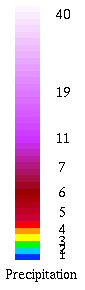

Write the Python code that produced this figure.
#!/usr/bin/env python

# Creates a legend out of a color file
#
# Requires PIL
#

import os, sys, inspect
import argparse

from PIL import Image, ImageDraw, ImageFont
import textwrap
import numpy as np
import tempfile
from array import array

class LEGEND:
	def __init__( self, colorFileName, outputFileName, title ):
		self.colorFileName 	= colorFileName
		self.outputFileName	= outputFileName
		self.title			= title
		self.min			=  999999
		self.max			= -999999
		
	def parseColorFile(self):
		self.data 	= np.genfromtxt(colorFileName, dtype=None)
		#print self.data
		self.count  = 0
		# find min and max of non transparent items
		for line in self.data:
			#print line[0]
			if line[4] != 0:
				if line[0] < self.min:
					self.min = line[0]
				if line[0] > self.max:
					self.max = line[0]
				self.count += 1
		print "find count %d min %d max %d" %(self.count, self.min, self.max)
				
	def generateColormap(self):
		rng 	= self.max - self.min
		step	= rng/255.0
		
		# generate image
		size 	= 85, 290 
		im 		= Image.new('RGB', size, "white")
		pix		= im.load()
		
		value 	= self.max
		
		xoffset = 15
		yoffset = 5
		
		for iy in np.arange(255):
			print iy, int(value)
			for ix in np.arange(25):
				#im.putpixel( (ix+xoffset,iy+yoffset), int(value))
				pix[ix+xoffset,iy+yoffset] = int(value)
			value -= step
			
		tf 		= tempfile.NamedTemporaryFile()
		tmpName = tf.name + ".tif"
		
		print "writing", tmpName
		im.save(tmpName)
		
		cmd = "gdaldem color-relief "+ tmpName + " " + self.colorFileName + " " + self.outputFileName
		print cmd
		os.system(cmd) 
		
		#os.remove(tmpName)
				
	def addNumbers(self):
		im				= Image.open(self.outputFileName)
		draw			= ImageDraw.Draw(im)
		text			= "" 
		rng 			= self.max - self.min
		step			= rng/255.0
		X				= 50
		Y				= 245
		#font_file   	= "./pilfonts/helvB08.pil"
		font_file   	= "./pilfonts/timR10.pil"
		font 			= ImageFont.load(font_file)
		fontsize		= 10
		#font			= 'arial'
		#font = ImageFont.truetype("media/text/fonts/" + font + ".ttf", fontsize, encoding="unic")
		
		print "rng %f step %f count %d"%(rng,step, self.count)
		
		# total height 	= 255
		# num labels 	= self.count
		dy = 255.0/self.count
		print "dy %f", dy
		for line in self.data:
			if line[4] != 0:
				value 	= line[0]
				height 	= value * step
				text	= "%4d" % value
				#print "y: %f %s" % (Y,text)
				draw.text((X, Y), text, (0,0,0), font=font)
				Y -= dy
		
		print "add title:", self.title
		draw.text((5,265),self.title, font=font, fill=(0,0,0,255))
		
		im.save(self.outputFileName)
		 
				
#
# Main
# Usage: legend.py --file colors.txt --output color.png
#
if __name__ == '__main__':
	print "Do elevation legend..."
	parser 		= argparse.ArgumentParser(description='Generate Legend')
	apg_input 	= parser.add_argument_group('Input')	
	apg_input.add_argument("-f", "--file", nargs=1, help="color file used by gdadem")
	apg_input.add_argument("-o", "--output", nargs=1, help="color legend")
	apg_input.add_argument("-t", "--title", nargs=1, help="color title")
	
	options 	= parser.parse_args()
		
	if options.file:
		colorFileName 	= options.file[0]
	else:
		colorFileName 	= './colors.txt'
		
	if options.output:
		outputFileName 	= options.output[0]
	else:
		outputFileName	= './legend.png'
		
	if options.title:
		title = options.title[0]
	else:
		title = "Precipitation"
		
	app = LEGEND(colorFileName, outputFileName, title )
	app.parseColorFile()
	app.generateColormap()
	app.addNumbers()